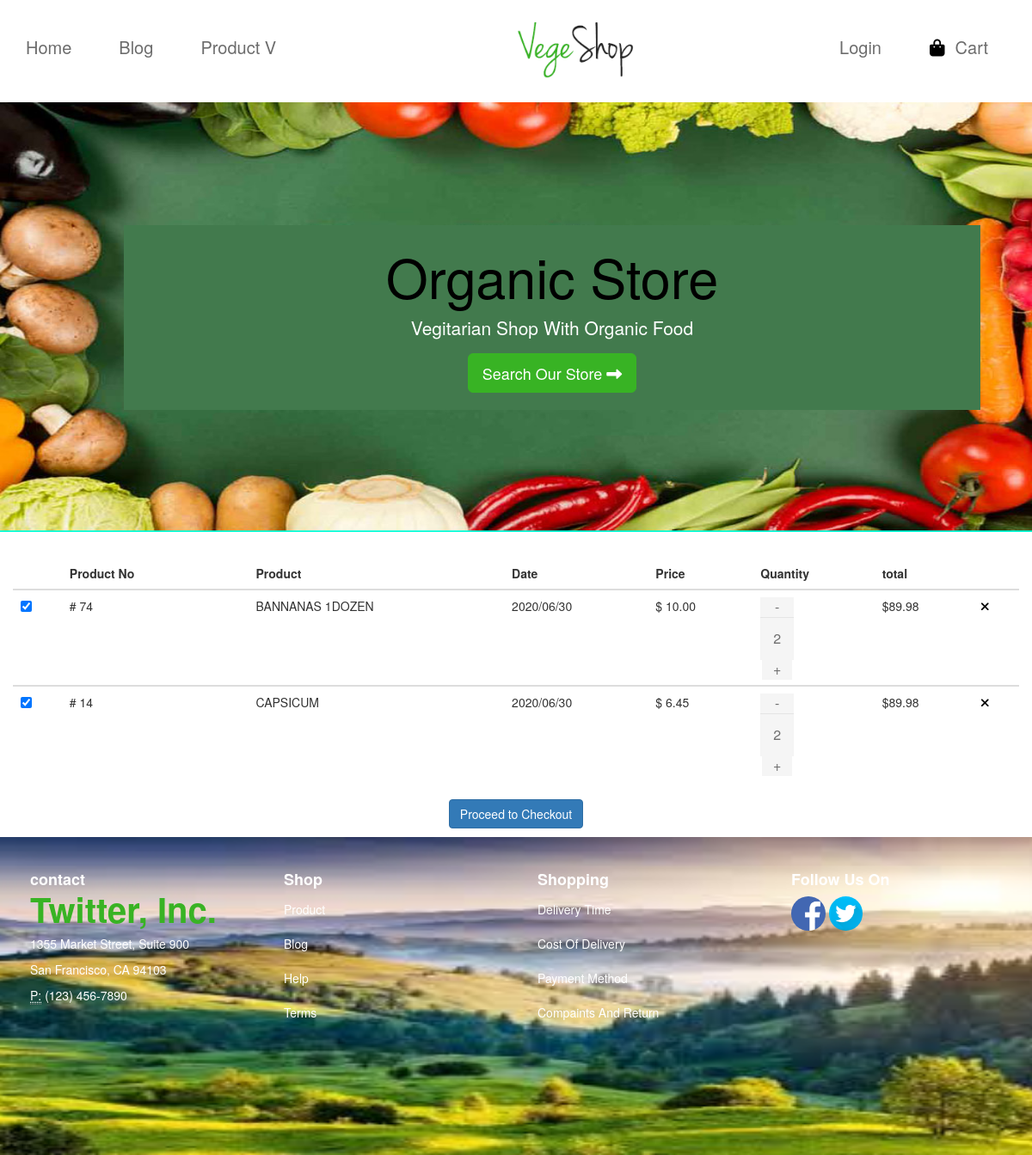
The app's page /gross/cart.php with its own data.
### tables this page shows
CREATE TABLE `cart` (
  `c_id` int(11) NOT NULL,
  `number` int(30) NOT NULL,
  `c_name` varchar(255) NOT NULL,
  `c_cost` varchar(255) NOT NULL,
  `c_image` varchar(255) NOT NULL,
  `c_imgpath` varchar(255) NOT NULL,
  `cart` varchar(255) NOT NULL,
  `date` varchar(255) NOT NULL,
  `deleted` varchar(255) NOT NULL
);

### gross/cart.php (the view, shortened to what this page needs)
<?php
  $con = new mysqli('localhost','root','','gross');
  $query = "SELECT * FROM cart WHERE deleted=1";
  $result = $con->query($query);
 ?>
<!DOCTYPE html>
<html lang="en">
  <head>
    <link href="css/bootstrap.min.css" rel="stylesheet">
    <link href="css/style.css" rel="stylesheet">
  </head>
  <body>
     <div class="container-fluid">
      <div class="row header">
        <div class="col-md-12">
          <nav class="navbar navbar-default">
            <div class="container-fluid">
              <div class="navbar-header">
              <div class="collapse navbar-collapse" id="bs-example-navbar-collapse-1">
                  <ul class="nav navbar-nav">
                    <li><a href="index.php">Home</a></li>
                    <li><a href="index.php">Blog</a></li>
                    <li><a href="index.php">Product V</a></li>
                  </ul>
              </div>
              </div>
                <a class="navbar-brand" href="#">
                  <img src="images/capture.png">
                </a>
              <div class="collapse navbar-collapse" id="bs-example-navbar-collapse-1">
                <ul class="nav navbar-nav navbar-right">
                  <li><a href="#">Login</a></li>
                  <li><a href="#"><i class="fas fa-shopping-bag" style="color: black;padding: 0;"></i> &nbsp;Cart</a></li>
                </ul>
              </div>
            </div>
          </nav>
        </div>
      </div>
      <div class="jumb">
        <div class="jumbotron text-center">
          <div class="strip">
            <h1>Organic Store</h1><br>
            <p>Vegitarian Shop With Organic Food</p><br>
            <p><a class="btn btn-primary btn-lg" href="#" role="button">Search Our Store <i class="fas fa-long-arrow-alt-right"></i></a></p>
          </div>
        </div>
      </div>
    </div>
   <section class="ftco-section">
      <div class="container">
        <div class="row">
          <div class="table-wrap" style="overflow-x:auto;">
            <table class="table">
              <thead class="thead-primary">
                <tr>
                  <th>&nbsp;</th>
                  <th>Product No</th>
                  <th>&nbsp;</th>
                  <th>Product</th>
                  <th>Date</th>
                  <th>Price</th>
                  <th>Quantity</th>
                  <th>total</th>
                  <th>&nbsp;</th>
                </tr>
              </thead>
              <?php
              while ($data=$result->fetch_object()) {
              echo"<tbody>";
                echo "<tr class='alert' role='alert'>";
                  echo "<td>";
                    echo "<label class='checkbox-wrap checkbox-primary'>
                      <input type='checkbox'checked>
                      <span class='checkmark'></span>
                    </label>";
                  echo "</td>";
                  echo "<td>";
                  echo "<div><span># $data->number</span></div>";
                  echo "</td>";
                  echo "<td>";
                  echo "</td>";
                  echo "<td>";
                    echo "<div class='email'>
                      <span>$data->c_name</span>
                    </div>";
                  echo "</td>";
                   echo "<td>";
                    echo "<div>
                      <span>$data->date</span>
                    </div>";
                  echo "</td>";
                  echo"<td>$ $data->c_cost</td>";
                  echo"<td class='quantity shoping_cart_quantity'>";
                    echo"<div class='input-group quantity1'>";
                    echo"<div class='pro-qty'>";
                      echo"<input type='text' name='quantity' class='quantity form-control input-number' value='2' min='1' max='100'>";
                    echo"</div>";
                    echo"</div>";
                  echo "</td>";
                  echo"<td>$89.98</td>";
                  echo"<td>";
                  echo"<a href='cartdelete.php?dcid=$data->c_id'><i class='fa fa-close'></i></a>";
                  echo "</td>";
                  echo "</tr>";
              echo"</tbody>";
            }
               ?>
            </table>
          </div>
        </div>
        <p class="text-center"><a href="checkout.html" class="btn btn-primary py-3 px-4">Proceed to Checkout</a></p>
      </div>
    </section>
    <div class="container-fluid">
      <div class="row footer">
        <div class="col-md-12">
          <div class="col-md-3">
            <h4>contact</h4>
            <address>
              <strong>Twitter, Inc.</strong><br>
              1355 Market Street, Suite 900<br>
              San Francisco, CA 94103<br>
              <abbr title="Phone">P:</abbr> (123) 456-7890
            </address>
          </div>
          <div class="col-md-3">
             <h4>Shop</h4>
             <p>Product</p>
             <p>Blog</p>
             <p>Help</p>
             <p>Terms</p>
          </div>
          <div class="col-md-3">
             <h4>Shopping</h4>
             <p>Delivery Time</p>
             <p>Cost Of Delivery</p>
             <p>Payment Method</p>
             <p>Compaints And Return</p>
          </div>
          <div class="col-md-3">
             <h4>Follow Us On</h4>
             <p><a href=""><img src="images/facebook.png" class="img-responsive img-circle" width="15%" style="display: inline-block;"></a>&nbsp;<a href=""><img src="images/twitter.png" class="img-responsive img-circle" width="15%" style="display: inline-block;"></a></p>
          </div>
        </div>
      </div>
    </div>
  </body>
</html>

### gross/css/style.css (style rules this page uses)
.container-fluid { margin:0px;padding: 0px;height: 100%;width: 100%; overflow-x: hidden; }
.header .navbar-brand { height: auto;padding: 20px 0 23px 27px; }
.header .navbar { margin: 0; }
.header .navbar-default { background-color: transparent;border: none; }
.header .nav { padding: 30px 11px 0 0; }
.header .nav li a { font-size: 20px;color: #6c6c6c;padding-bottom: 36px; }
.header .nav li { padding-right: 25px; }
.header .navbar-brand img { margin-left: 195px; }
.container .jumbotron, .container-fluid .jumbotron { border-radius: 0px; }
.jumb .jumbotron { background-color: transparent;background-image: url(../images/organic.jpg);background-repeat: no-repeat;background-position: center;background-size: 100% 100%;height: 500px; }
.jumb .jumbotron .btn-primary { background-color: #38B324;border: 1px solid #38B324; }
.jumb .jumbotron h1 { color: #000;display: inline-block; }
.jumb .jumbotron p { color: #fff;display: inline-block; }
.jumb .jumbotron .strip { background-color: #427A4D;margin-top: 95px;padding: 5px;max-width: 1084px;text-align: center;margin-left: 84px; }
a { color: #000; }
.fa-shopping-bag { border: 1px solid #fff;padding: 10px;color: #fff; }
strong { font-weight: bold;font-size: 40px;color:#38B324; }
.footer { background-image: url(../images/download.jfif);background-repeat: no-repeat;background-position: center;background-size: 100% 100%;height: 370px;line-height: 30px;padding-top: 30px;padding-left: 20px; }
.footer h4 { font-weight: bold;color: #fff; }
.footer p { color: #fff; }
.footer address { color: #fff;line-height: 30px; }
.pro-qty { width: 39px;height: 50px;display: inline-block;position: relative;text-align: center;background: #F5F5F5;margin-bottom: 5px; }
.pro-qty input { height: 100%;width: 100%;font-size: 16px;color: #6F6F6F;width: 39px;border: none;background: #F5F5F5;text-align: center; }

### records on screen
cart: number "74", c_name "BANNANAS 1DOZEN", date "2020/06/30", c_cost "10.00"
cart: number "14", c_name "CAPSICUM", date "2020/06/30", c_cost "6.45"
